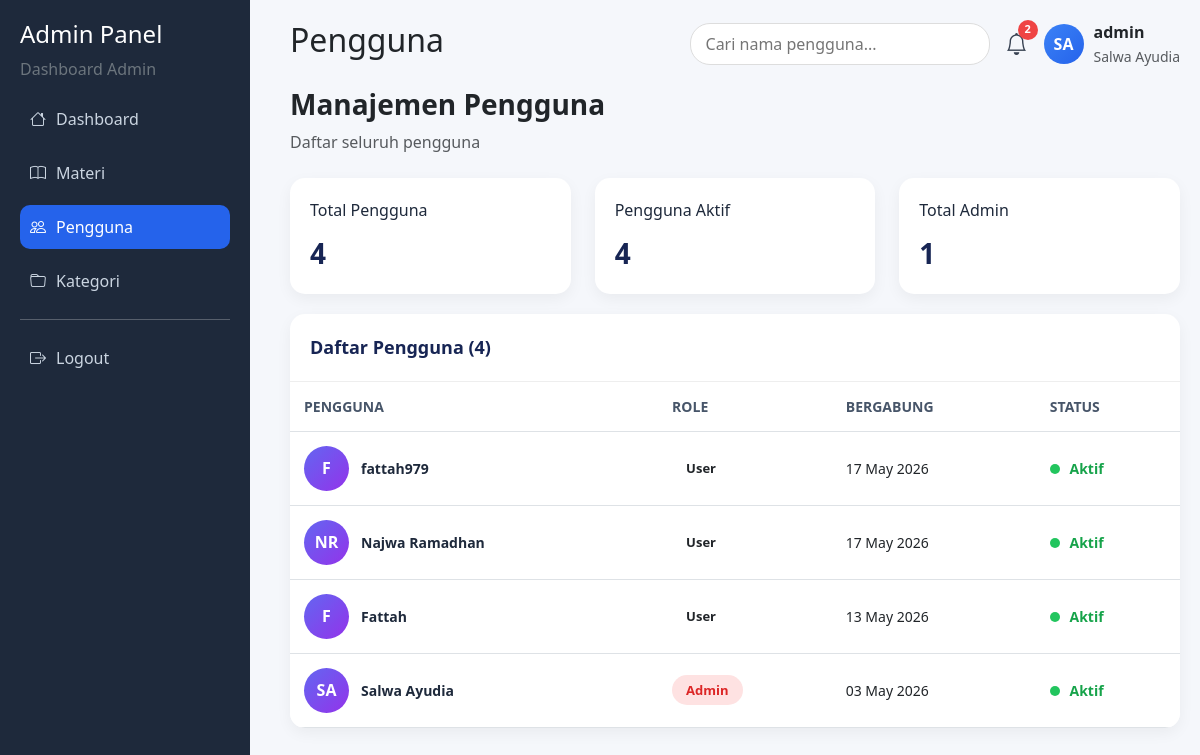
Screenshot of /admin/pengguna.php (signed in) with the database file from the repository.
### tables this page shows
CREATE TABLE `users` (
  `id_user` int(11) NOT NULL,
  `nama_lengkap` varchar(100) NOT NULL,
  `username` varchar(50) NOT NULL,
  `password` varchar(255) NOT NULL,
  `role` enum('admin','user') DEFAULT 'user',
  `created_at` timestamp NOT NULL DEFAULT current_timestamp(),
  `status` enum('aktif','nonaktif') NOT NULL DEFAULT 'aktif'
);

### admin/pengguna.php (the view, shortened to what this page needs)
<?php
require_once __DIR__ . '/../config/koneksi.php';
$queryUser = mysqli_query($conn, "
SELECT *
FROM users
ORDER BY id_user DESC
");
$total_user = mysqli_num_rows($queryUser);
$aktif = mysqli_num_rows(mysqli_query($conn, "
SELECT * FROM users
WHERE status='aktif'
"));
$total_admin = mysqli_num_rows(mysqli_query($conn, "
SELECT * FROM users
WHERE role='admin'
"));
$nama = $_SESSION['nama_lengkap'] ?? 'Admin';
$words = explode(" ", $nama);
$inisial = "";
foreach ($words as $w) {
    if (!empty($w)) {
        $inisial .= strtoupper($w[0]);
    }
}
?>
<!DOCTYPE html>
<html>
<head>
    <link href="https://cdn.jsdelivr.net/npm/bootstrap@5.3.0/dist/css/bootstrap.min.css" rel="stylesheet">
    <link href="https://cdn.jsdelivr.net/npm/bootstrap-icons/font/bootstrap-icons.css" rel="stylesheet">
</head>
<body>
    <div class="sidebar">
        <h4>Admin Panel</h4>
        <p class="text-secondary">Dashboard Admin</p>
        <a href="dashboard.php">
            <i class="bi bi-house"></i>
            Dashboard
        </a>
        <a href="materi.php">
            <i class="bi bi-book"></i>
            Materi
        </a>
        <a class="active">
            <i class="bi bi-people"></i>
            Pengguna
        </a>
        <a href="kategori.php">
            <i class="bi bi-folder"></i>
            Kategori
        </a>
        <hr>
        <a href="logout.php">
            <i class="bi bi-box-arrow-right"></i>
            Logout
        </a>
    </div>
    <div class="main">
        <div class="topbar">
            <h2>Pengguna</h2>
            <div class="d-flex align-items-center gap-3">
                <input
                    type="text"
                    id="searchTable"
                    class="search-box"
                    placeholder="Cari nama pengguna...">
                <?php
                $total_notif = 0;
                $user_baru = mysqli_num_rows(mysqli_query($conn, "
                        SELECT id_user
                        FROM users
                        WHERE DATE(created_at) = CURDATE()
                        "));
                if ($user_baru > 0) {
                    $total_notif++;
                }
                $unduhan_hari_ini = mysqli_fetch_assoc(mysqli_query($conn, "
                        SELECT COALESCE(SUM(unduhan),0) as total
                        FROM materi
                        "));
                if ($unduhan_hari_ini['total'] > 0) {
                    $total_notif++;
                }
                ?>
                <div class="notification-wrapper">
                    <div class="notification-icon" onclick="toggleNotif()">
                        <i class="bi bi-bell"></i>
                        <span class="notif-badge">
                            <?= $total_notif ?>
                        </span>
                    </div>
                </div>
                <div class="profile">
                    <div class="avatar">
                        <?= substr($inisial, 0, 2) ?>
                    </div>
                    <div>
                        <strong><?= $_SESSION['username'] ?></strong><br>
                        <small class="text-muted">
                            <?= $_SESSION['nama_lengkap'] ?>
                        </small>
                    </div>
                </div>
            </div>
        </div>
        <div class="mb-4">
            <h3><b>Manajemen Pengguna</b></h3>
            <p class="text-muted">Daftar seluruh pengguna</p>
        </div>
        <div class="row g-4">
            <div class="col-md-4">
                <div class="stat-card">
                    <div class="stat-title">
                        Total Pengguna
                    </div>
                    <div class="stat-number">
                        <?= $total_user ?>
                    </div>
                </div>
            </div>
            <div class="col-md-4">
                <div class="stat-card">
                    <div class="stat-title">
                        Pengguna Aktif
                    </div>
                    <div class="stat-number">
                        <?= $aktif ?>
                    </div>
                </div>
            </div>
            <div class="col-md-4">
                <div class="stat-card">
                    <div class="stat-title">
                        Total Admin
                    </div>
                    <div class="stat-number">
                        <?= $total_admin ?>
                    </div>
                </div>
            </div>
        </div>
        <div class="table-box">
            <div class="table-title">
                Daftar Pengguna (<?= $total_user ?>)
            </div>
            <table class="table align-middle">
                <thead>
                    <tr>
                        <th>PENGGUNA</th>
                        <th>ROLE</th>
                        <th>BERGABUNG</th>
                        <th>STATUS</th>
                    </tr>
                </thead>
                <tbody id="userTable">
                    <?php mysqli_data_seek($queryUser, 0); ?>
                    <?php while ($u = mysqli_fetch_assoc($queryUser)): ?>
                        <?php
                        $namaUser = $u['nama_lengkap'] ?? 'User';
                        $words = explode(" ", $namaUser);
                        $inisialUser = "";
                        foreach ($words as $w) {
                            if (!empty($w)) {
                                $inisialUser .= strtoupper($w[0]);
                            }
                        }
                        $role = strtolower($u['role'] ?? 'editor');
                        ?>
                        <tr>
                            <td>
                                <div class="user-info">
                                    <div class="user-avatar">
                                        <?= substr($inisialUser, 0, 2) ?>
                                    </div>
                                    <div>
                                        <div class="user-name">
                                            <?= $namaUser ?>
                                        </div>
                                    </div>
                                </div>
                            </td>
                            <td>
                                <span class="badge-role <?= $role ?>">
                                    <?= ucfirst($role) ?>
                                </span>
                            </td>
                            <td>
                                <?= isset($u['created_at'])
                                    ? date('d M Y', strtotime($u['created_at']))
                                    : '-' ?>
                            </td>
                            <td>
                                <span class="status-dot"></span>
                                <span class="status">
                                    <?= ucfirst($u['status'] ?? 'aktif') ?>
                                </span>
                            </td>
                        </tr>
                    <?php endwhile; ?>
                </tbody>
            </table>
        </div>
    </div>
</body>
</html>

### admin/pengguna.php (style rules this page uses)
body { background: #f5f7fb; font-family: 'Segoe UI', sans-serif; }
.sidebar { width: 250px; height: 100vh; position: fixed; background: #1e293b; color: white; padding: 20px; }
.sidebar p { color: #94a3b8; }
.sidebar a { display: flex; gap: 10px; color: #cbd5e1; padding: 10px; border-radius: 10px; text-decoration: none; margin-bottom: 10px; transition: 0.3s; }
.sidebar a.active { background: #2563eb; color: white; }
.main { margin-left: 270px; padding: 20px; }
.topbar { display: flex; justify-content: space-between; align-items: center; margin-bottom: 20px; }
.search-box { width: 300px; border-radius: 20px; padding: 8px 15px; border: 1px solid #ddd; outline: none; }
.profile { display: flex; align-items: center; gap: 10px; }
.avatar { width: 40px; height: 40px; background: linear-gradient(135deg, #3b82f6, #2563eb); border-radius: 50%; display: flex; align-items: center; justify-content: center; color: white; font-weight: bold; }
.notification-wrapper { position: relative; }
.notification-icon { position: relative; cursor: pointer; font-size: 22px; color: #374151; }
.notif-badge { position: absolute; top: -8px; right: -10px; width: 20px; height: 20px; background: #ef4444; color: white; border-radius: 50%; display: flex; align-items: center; justify-content: center; font-size: 11px; font-weight: bold; }
.stat-card { background: white; padding: 20px; border-radius: 15px; box-shadow: 0 5px 15px rgba(0, 0, 0, 0.05); height: 100%; transition: 0.3s; }
.stat-title { color: #1e293b; font-size: 16px; font-weight: 500; }
.stat-number { font-size: 28px; font-weight: 700; color: #172554; margin-top: 10px; }
.table-box { background: white; border-radius: 15px; margin-top: 20px; overflow: hidden; box-shadow: 0 5px 15px rgba(0, 0, 0, 0.05); }
.table-title { padding: 20px; font-size: 18px; font-weight: 700; color: #172554; border-bottom: 1px solid #eee; }
table { margin: 0 !important; }
thead { background: #f8fafc; }
th { padding: 14px !important; font-size: 14px; color: #475569 !important; }
td { padding: 14px !important; vertical-align: middle; font-size: 14px; }
.user-info { display: flex; align-items: center; gap: 12px; }
.user-avatar { width: 45px; height: 45px; border-radius: 50%; background: linear-gradient(135deg, #6366f1, #9333ea); display: flex; align-items: center; justify-content: center; color: white; font-weight: bold; font-size: 16px; }
.user-name { font-weight: 600; color: #1e293b; }
.badge-role { padding: 6px 14px; border-radius: 20px; font-weight: 600; font-size: 13px; }
.admin { background: #fee2e2; color: #dc2626; }
.status { color: #16a34a; font-weight: 600; font-size: 14px; }
.status-dot { width: 10px; height: 10px; background: #22c55e; border-radius: 50%; display: inline-block; margin-right: 6px; }

### rows the page displays
users: inisialUser "F", nama_lengkap "fattah979", role "User", created_at "17 May 2026", status "Aktif"
users: inisialUser "NR", nama_lengkap "Najwa Ramadhan", role "User", created_at "17 May 2026", status "Aktif"
users: inisialUser "F", nama_lengkap "Fattah", role "User", created_at "13 May 2026", status "Aktif"
users: inisialUser "SA", nama_lengkap "Salwa Ayudia", role "Admin", created_at "03 May 2026", status "Aktif"

### other values shown
$total_notif "2"
substr($inisial, 0, 2) "SA"
$_SESSION['username'] "admin"
$_SESSION['nama_lengkap'] "Salwa Ayudia"
$total_user "4"
$aktif "4"
$total_admin "1"
